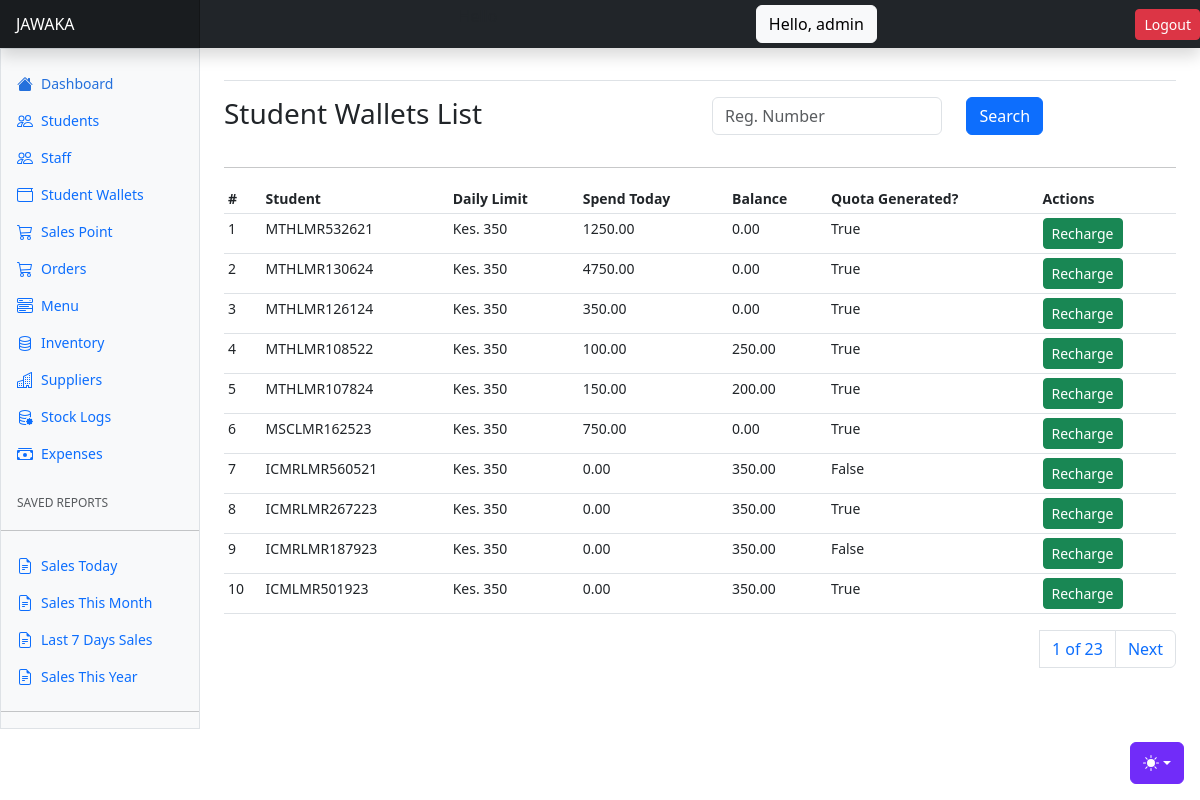
The page /students/student-wallets/ (signed in) on the database as committed earlier.
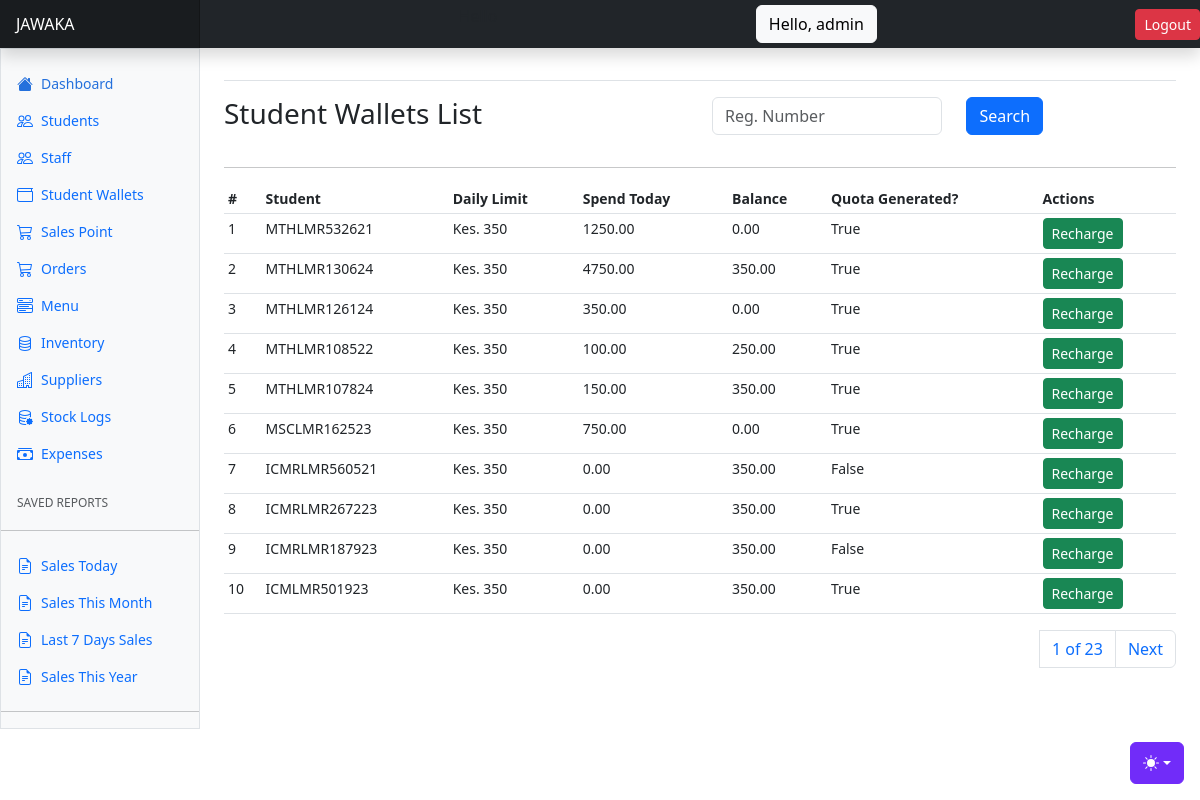
The same page on the database as committed later.
### apps/students/models.py (models this page shows, shortened)
class StudentWallet(AbstractBaseModel):
    student = models.OneToOneField(Student, on_delete=models.CASCADE, related_name="studentwallet")
    balance = models.DecimalField(max_digits=20, decimal_places=2)
    total_spend_today = models.DecimalField(max_digits=20, decimal_places=2, default=0)
    def today_quota_generated(self):
        return True if self.modified.date() == date_today else False

class Student(AbstractBaseModel):
    user = models.OneToOneField("users.User", on_delete=models.CASCADE)
    student_type = models.CharField(max_length=255, choices=STUDENT_TYPES)
    registration_number = models.CharField(max_length=255)
    status = models.CharField(max_length=255, choices=STUDENT_STATUS)
    added_on = models.DateField(null=True)
    credit_limit = models.DecimalField(max_digits=100, decimal_places=2, default=0)
    def __str__(self):
        return self.registration_number

### apps/students/views.py (the view, shortened to what this page needs)
# urls.py: path("student-wallets/", student_wallets, name="student-wallets"),
@login_required(login_url="/users/login/")
def student_wallets(request):
    wallets = StudentWallet.objects.all()
    paginator = Paginator(wallets, 10)
    page_number = request.GET.get("page")
    page_obj = paginator.get_page(page_number)
    context = {
        "wallets": wallets,
        "page_obj": page_obj
    }
    return render(request, "students/student_wallets.html", context)

### templates/students/student_wallets.html (shortened to what this page needs)
{% extends "base.html" %}
{% block content %}
<div class="row">
    <div class="col-6">
        <h3>Student Wallets List</h3>
    </div>
    <div class="col-6">
      <form method="POST">
        <div class="input-group mb-3">
          <div class="row">
            <div class="col-8">
              <input type="text" class="form-control" id="reg_number" name="reg_number" placeholder="Reg. Number" >
            </div>
            <div class="col-4">
              <button class="btn btn-primary">Search</button>
            </div>
          </div>
        </div>
      </form>
    </div>
</div>
<hr/>
      <div class="table-responsive small">
        <table class="table table-sm">
          <thead>
            <tr>
              <th scope="col">#</th>
              <th scope="col">Student</th>
              <th scope="col">Daily Limit</th>
              <th scope="col">Spend Today</th>
              <th scope="col">Balance</th>
              <th scope="col">Quota Generated?</th>
              <th scope="col">Actions</th>
            </tr>
          </thead>
          <tbody>
            {% for student_wallet in page_obj %}
            <tr>
              <td>{{student_wallet.id}}</td>
              <td>{{student_wallet.student}}</td>
              {% if student_wallet.student.student_type == "Boarder" %}
              <td>Kes. 350</td>
              {% else %}
              <td>No Limit</td>
              {% endif %}
              <td>{{student_wallet.total_spend_today}}</td>
              <td>{{student_wallet.balance}}</td>
              <td>
                {{student_wallet.today_quota_generated}}
              </td>
              <td><a class="btn btn-success btn-sm" data-bs-toggle="modal" data-bs-target="#rechargeRequestModal">Recharge</a></td>
            </tr>
            {% endfor %}
          </tbody>
        </table>
        <div>
          <nav aria-label="Page navigation example">
            <ul class="pagination justify-content-end">
              <a class="page-link" href="#">{{ page_obj.number }} of {{ page_obj.paginator.num_pages }}</a>
              {% if page_obj.has_next %}
              <li class="page-item"><a class="page-link" href="?page={{ page_obj.next_page_number }}">Next</a></li>
              {% endif %}
            </ul>
          </nav>
        </div>
      </div>
{% endblock content %}

Rows that differ between the two databases and show on the page:
changed StudentWallet "MTHLMR130624": balance "0.00" → "350.00"
changed StudentWallet "MTHLMR107824": balance "200.00" → "350.00"
